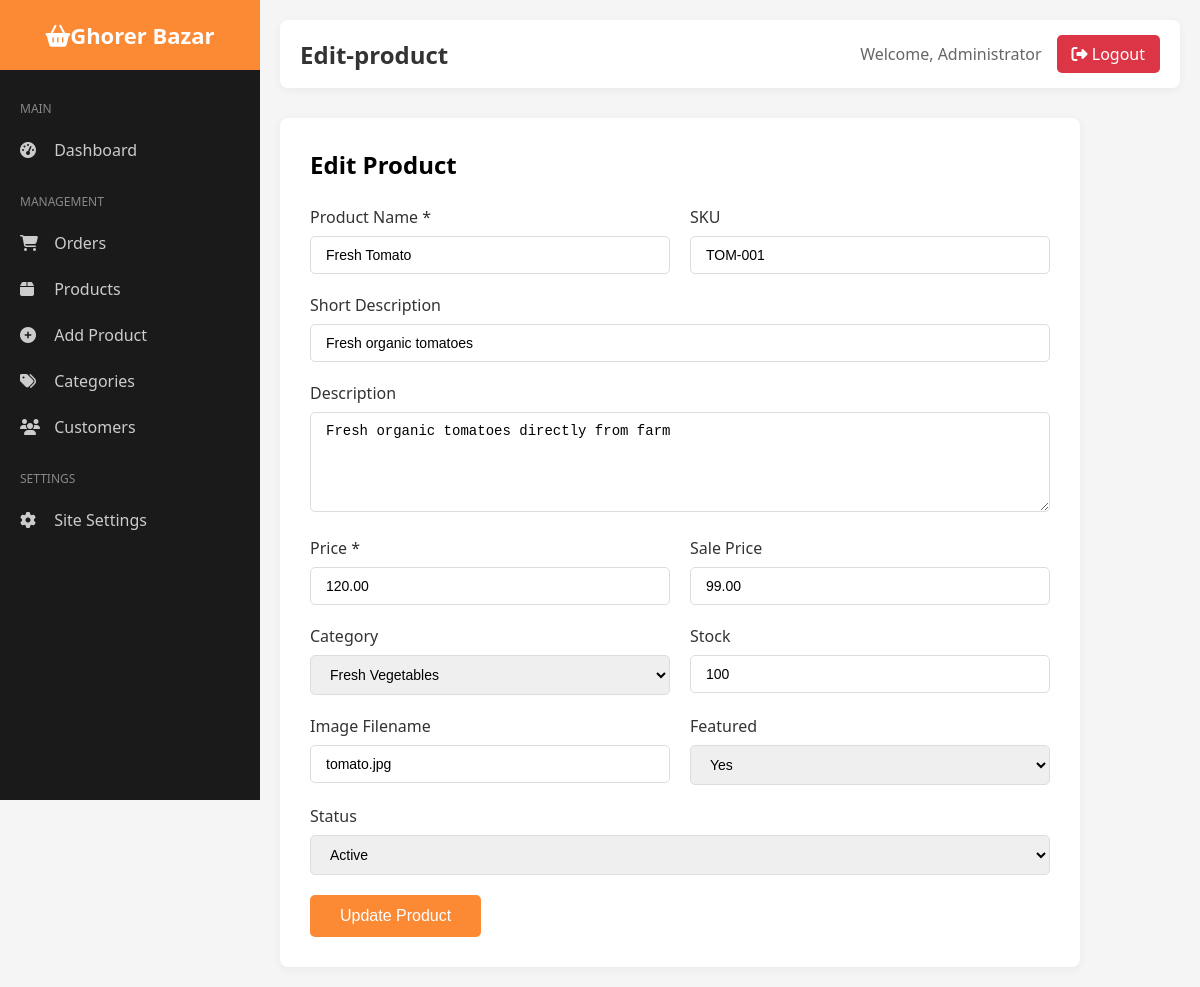
The page /admin/dashboard.php?page=edit-product&id=1 (signed in) on the database its author committed.
### tables this page shows
CREATE TABLE IF NOT EXISTS settings (
    id INT AUTO_INCREMENT PRIMARY KEY,
    setting_key VARCHAR(100) UNIQUE NOT NULL,
    setting_value TEXT
);

CREATE TABLE IF NOT EXISTS products (
    id INT AUTO_INCREMENT PRIMARY KEY,
    name VARCHAR(255) NOT NULL,
    slug VARCHAR(255) NOT NULL UNIQUE,
    description TEXT,
    short_description VARCHAR(500),
    price DECIMAL(10,2) NOT NULL,
    sale_price DECIMAL(10,2),
    sku VARCHAR(100),
    image VARCHAR(255),
    images TEXT,
    category_id INT,
    stock INT DEFAULT 0,
    status ENUM('active', 'inactive') DEFAULT 'active',
    featured ENUM('yes', 'no') DEFAULT 'no',
    created_at TIMESTAMP DEFAULT CURRENT_TIMESTAMP,
    FOREIGN KEY (category_id) REFERENCES categories(id) ON DELETE SET NULL
);

CREATE TABLE IF NOT EXISTS categories (
    id INT AUTO_INCREMENT PRIMARY KEY,
    name VARCHAR(255) NOT NULL,
    slug VARCHAR(255) NOT NULL UNIQUE,
    description TEXT,
    image VARCHAR(255),
    parent_id INT DEFAULT NULL,
    status ENUM('active', 'inactive') DEFAULT 'active',
    created_at TIMESTAMP DEFAULT CURRENT_TIMESTAMP,
    FOREIGN KEY (parent_id) REFERENCES categories(id) ON DELETE SET NULL
);

### inc/adminFunctions.php (called while the page is built, shortened)
<?php
require_once '../config/database.php';
function getSetting($key) {
    global $conn;
    $stmt = $conn->prepare("SELECT setting_value FROM settings WHERE setting_key = ?");
    $stmt->bind_param("s", $key);
    $stmt->execute();
    $result = $stmt->get_result();
    if($row = $result->fetch_assoc()) {
        return $row['setting_value'];
    }
    return '';
}
function getAllCategories() {
    global $conn;
    $result = $conn->query("SELECT * FROM categories WHERE status = 'active' ORDER BY name");
    return $result->fetch_all(MYSQLI_ASSOC);
}
?>

### admin/pages/edit-product.php (the view, shortened to what this page needs)
<?php
$id = isset($_GET['id']) ? intval($_GET['id']) : 0;
$product = null;
if($id > 0) {
    $stmt = $conn->prepare("SELECT * FROM products WHERE id = ?");
    $stmt->bind_param("i", $id);
    $stmt->execute();
    $result = $stmt->get_result();
    $product = $result->fetch_assoc();
}
$categories = getAllCategories();
?>
<div class="form-container">
    <h2 style="margin-bottom: 25px;">Edit Product</h2>
    <?php if($product): ?>
    <form method="POST" action="">
        <div class="form-row">
            <div class="form-group">
                <label>Product Name *</label>
                <input type="text" name="name" value="<?php echo $product['name']; ?>" required>
            </div>
            <div class="form-group">
                <label>SKU</label>
                <input type="text" name="sku" value="<?php echo $product['sku']; ?>">
            </div>
        </div>
        <div class="form-group">
            <label>Short Description</label>
            <input type="text" name="short_description" value="<?php echo $product['short_description']; ?>">
        </div>
        <div class="form-group">
            <label>Description</label>
            <textarea name="description"><?php echo $product['description']; ?></textarea>
        </div>
        <div class="form-row">
            <div class="form-group">
                <label>Price *</label>
                <input type="number" name="price" step="0.01" value="<?php echo $product['price']; ?>" required>
            </div>
            <div class="form-group">
                <label>Sale Price</label>
                <input type="number" name="sale_price" step="0.01" value="<?php echo $product['sale_price']; ?>">
            </div>
        </div>
        <div class="form-row">
            <div class="form-group">
                <label>Category</label>
                <select name="category_id">
                    <?php foreach($categories as $cat): ?>
                    <option value="<?php echo $cat['id']; ?>" <?php echo $product['category_id']==$cat['id']?'selected':''; ?>><?php echo $cat['name']; ?></option>
                    <?php endforeach; ?>
                </select>
            </div>
            <div class="form-group">
                <label>Stock</label>
                <input type="number" name="stock" value="<?php echo $product['stock']; ?>">
            </div>
        </div>
        <div class="form-row">
            <div class="form-group">
                <label>Image Filename</label>
                <input type="text" name="image" value="<?php echo $product['image']; ?>">
            </div>
            <div class="form-group">
                <label>Featured</label>
                <select name="featured">
                    <option value="yes" <?php echo $product['featured']=='yes'?'selected':''; ?>>Yes</option>
                </select>
            </div>
        </div>
        <div class="form-group">
            <label>Status</label>
            <select name="status">
                <option value="active" <?php echo $product['status']=='active'?'selected':''; ?>>Active</option>
            </select>
        </div>
        <button type="submit" name="update_product" class="btn-submit">Update Product</button>
    </form>
    <?php else: ?>
    <p>Product not found!</p>
    <?php endif; ?>
</div>

### admin/dashboard.php (shortened to what this page needs)
<?php
require_once '../inc/adminFunctions.php';
$page = isset($_GET['page']) ? $_GET['page'] : 'dashboard';
?>
<!DOCTYPE html>
<html lang="en">
<head>
    <link rel="stylesheet" href="https://cdnjs.cloudflare.com/ajax/libs/font-awesome/6.4.0/css/all.min.css">
</head>
<body>
    <div class="admin-wrapper">
        <aside class="sidebar">
            <div class="sidebar-header">
                <h2><i class="fas fa-shopping-basket"></i><?php echo getSetting('site_name'); ?></h2>
            </div>
            <nav class="sidebar-menu">
                <div class="menu-section">
                    <div class="menu-title">Main</div>
                    <a href="dashboard.php" class="menu-item <?php echo $page == 'dashboard' ? 'active' : ''; ?>">
                        <i class="fas fa-tachometer-alt"></i> Dashboard
                    </a>
                </div>
                <div class="menu-section">
                    <div class="menu-title">Management</div>
                    <a href="?page=orders" class="menu-item <?php echo $page == 'orders' ? 'active' : ''; ?>">
                        <i class="fas fa-shopping-cart"></i> Orders
                    </a>
                    <a href="?page=products" class="menu-item <?php echo $page == 'products' ? 'active' : ''; ?>">
                        <i class="fas fa-box"></i> Products
                    </a>
                    <a href="?page=add-product" class="menu-item <?php echo $page == 'add-product' ? 'active' : ''; ?>">
                        <i class="fas fa-plus-circle"></i> Add Product
                    </a>
                    <a href="?page=categories" class="menu-item <?php echo $page == 'categories' ? 'active' : ''; ?>">
                        <i class="fas fa-tags"></i> Categories
                    </a>
                    <a href="?page=customers" class="menu-item <?php echo $page == 'customers' ? 'active' : ''; ?>">
                        <i class="fas fa-users"></i> Customers
                    </a>
                </div>
                <div class="menu-section">
                    <div class="menu-title">Settings</div>
                    <a href="?page=settings" class="menu-item <?php echo $page == 'settings' ? 'active' : ''; ?>">
                        <i class="fas fa-cog"></i> Site Settings
                    </a>
                </div>
            </nav>
        </aside>
        <main class="main-content">
            <div class="top-bar">
                <h1><?php echo ucfirst($page); ?></h1>
                <div class="user-info">
                    <span>Welcome, <?php echo $_SESSION['admin_name']; ?></span>
                    <a href="logout.php" class="logout-btn"><i class="fas fa-sign-out-alt"></i> Logout</a>
                </div>
            </div>
            <?php
            switch($page) {
                case 'edit-product':
                    include 'pages/edit-product.php';
                    break;
            }
            ?>
        </main>
    </div>
</body>
</html>

### admin/dashboard.php (style rules this page uses)
* { margin: 0; padding: 0; box-sizing: border-box; }
body { font-family: 'Segoe UI', Tahoma, Geneva, Verdana, sans-serif; background: #f5f5f5; }
.admin-wrapper { display: flex; min-height: 100vh; }
.sidebar { width: 260px; background: #1a1a1a; color: white; position: fixed; height: 100vh; overflow-y: auto; }
.sidebar-header { padding: 20px; background: #fc8934; text-align: center; }
.sidebar-header h2 { font-size: 22px; }
.sidebar-menu { padding: 20px 0; }
.menu-section { margin-bottom: 10px; }
.menu-title { padding: 10px 20px; font-size: 12px; text-transform: uppercase; color: #888; }
.menu-item { display: block; padding: 12px 20px; color: #ccc; text-decoration: none; transition: all 0.3s; }
.menu-item i { margin-right: 10px; width: 20px; }
.main-content { flex: 1; margin-left: 260px; padding: 20px; }
.top-bar { background: white; padding: 15px 20px; display: flex; justify-content: space-between; align-items: center; margin-bottom: 30px; border-radius: 8px; box-shadow: 0 2px 10px rgba(0,0,0,0.05); }
.top-bar h1 { font-size: 24px; color: #333; }
.user-info { display: flex; align-items: center; gap: 15px; }
.user-info span { color: #666; }
.logout-btn { padding: 8px 15px; background: #dc3545; color: white; border: none; border-radius: 5px; cursor: pointer; text-decoration: none; }
.form-container { background: white; padding: 30px; border-radius: 8px; box-shadow: 0 2px 10px rgba(0,0,0,0.05); max-width: 800px; }
.form-row { display: grid; grid-template-columns: 1fr 1fr; gap: 20px; }
.form-group { margin-bottom: 20px; }
.form-group label { display: block; margin-bottom: 8px; font-weight: 500; color: #333; }
.form-group input, .form-group select, .form-group textarea { width: 100%; padding: 10px 15px; border: 1px solid #ddd; border-radius: 5px; font-size: 14px; }
.form-group textarea { min-height: 100px; resize: vertical; }
.btn-submit { padding: 12px 30px; background: #fc8934; color: white; border: none; border-radius: 5px; cursor: pointer; font-size: 16px; }

### rows shown on the page
settings: setting_value "Ghorer Bazar"
products: name "Fresh Tomato", sku "TOM-001", short_description "Fresh organic tomatoes", description "Fresh organic tomatoes directly from farm", price "120.00", sale_price "99.00", category_id "Fresh Vegetables", stock "100", image "tomato.jpg", featured "Yes", status "Active"

### other values the page prints
$page "Edit-product"
$_SESSION['admin_name'] "Administrator"
